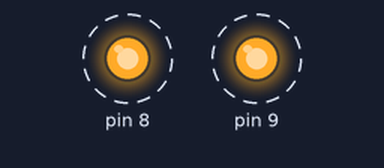
A sketch run on a simulated Arduino Uno, built with avr-gcc and run on an emulated ATmega328P. Parts: output pins drawn as LEDs (lit = HIGH). Dashed ring = blinking.

Above: at 0.5 s.
Timing chart, 0 to 4.6 s (numbered marks = the images above):
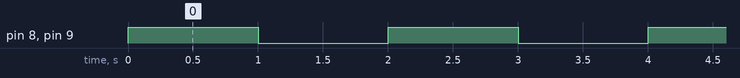

Measured:
- by itself, pin 8, pin 9: alternates HIGH for 1.0 s and LOW for 1.0 s

The sketch:

piscar2LEDs.ino
```cpp
void setup() {
  // put your setup code here, to run once:
  //Definindo as portas de saida
  pinMode(9, OUTPUT);
  pinMode(8, OUTPUT);

}

void loop() {
  // put your main code here, to run repeatedly:
  digitalWrite(9, HIGH); //liga LED da porta 9
  digitalWrite(8, HIGH); //liga LED da porta 8
  delay(1000);
  digitalWrite(9, LOW); //Deliga LED da porta 9
  digitalWrite(8, LOW); //Desliga LED da porta 8
delay(1000);


}
```
